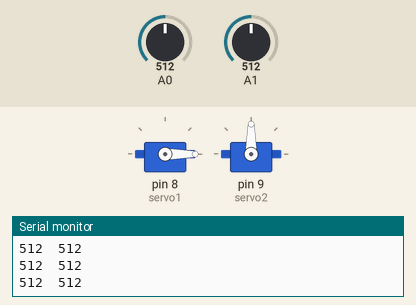
Simulated run of this sketch. Board: Arduino Uno, built with avr-gcc and run on an emulated ATmega328P. Parts: 2 × servo, the last lines printed to the serial monitor. The inputs (shaded band) are chosen by the test bench; at power-on: A0 = 512, A1 = 512.

Above: at 1.2 s.
1.3 s: A0 set to 530
At 1.9 s:
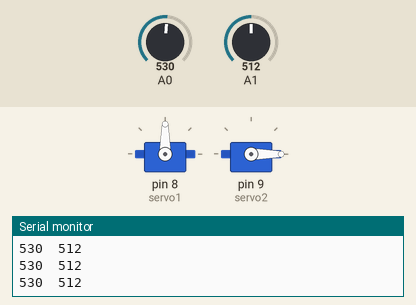
2.8 s: A1 set to 11
4.3 s: A1 set to 8
7.3 s: A1 set to 521
8.8 s: A1 set to 547
At 9.9 s:
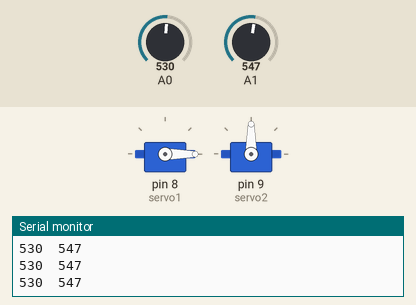
10.3 s: A1 set to 511
At 10.9 s:
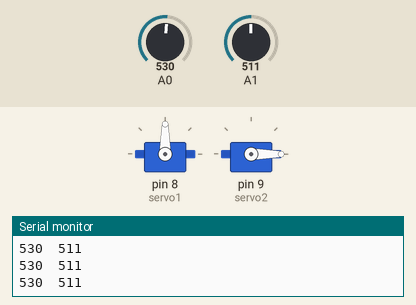
Timing chart, 0 to 12.8 s (numbered marks = the images above; inputs shaded):
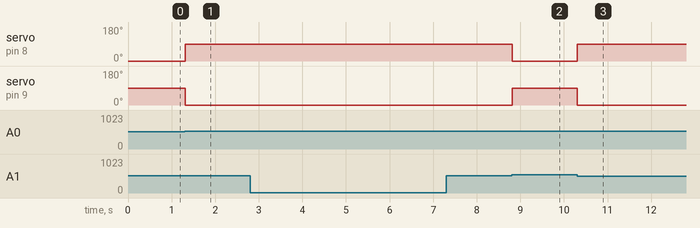

The sketch:

MovingServoForSolar.ino.ino
```cpp
#include <Servo.h>
int roof = 0;
int rear=0;
int angle1=0;
int angle2=0;
Servo servo1;
Servo servo2;
void setup()
{
  servo1.attach(8);
  servo2.attach(9);
  Serial.begin(9600);
}
void loop()
{
  roof = analogRead(A0);
  rear= analogRead(A1);
  Serial.print(roof);
  Serial.print("  ");
  Serial.println(rear);
  if(roof>rear){
  servo1.write(90);
  servo2.write(0);
  }
 else{
   servo1.write(0);
   servo2.write(90);
 }
}  
```

Measured:
- the behaviour switches between 512 and 513 on A0 (found by bisection; images 0 and 1)
- the behaviour switches between 529 and 530 on A1 (found by bisection; images 1 and 2)
- after the input at 1.3 s, servo on pin 8 (servo1): 0° → 90° at once; servo on pin 9 (servo2): 90° → 0° at once
- after the input at 8.8 s, servo on pin 8 (servo1): 90° → 0° at once; servo on pin 9 (servo2): 0° → 90° at once
- after the input at 10.3 s, servo on pin 8 (servo1): 0° → 90° at once; servo on pin 9 (servo2): 90° → 0° at once
